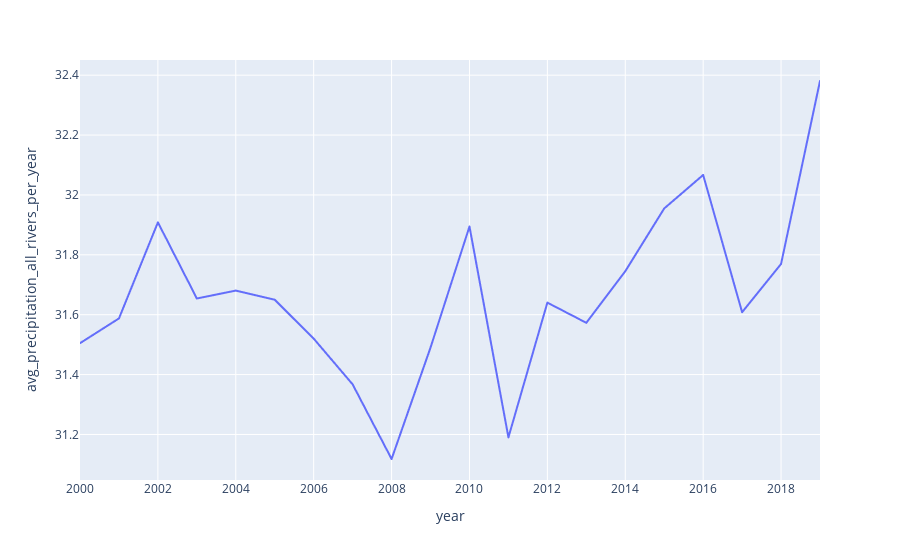

The notebook cell this image was saved under:
### Code cell
# using plotly since 2000
fig = px.line(ts_df_2000, x="year", y="avg_precipitation_all_rivers_per_year")   
fig.show()

### Figure 1 — Plotly figure (JSON) as saved in the notebook; plotly's stock layout.template omitted (floating-point values rounded to 4 significant figures; data arrays with more than 128 entries replaced by an {"elided": "..."} marker saying what was removed)
{"data": [{"hovertemplate": "year=%{x}<br>avg_precipitation_all_rivers_per_year=%{y}<extra></extra>", "legendgroup": "", "line": {"color": "#636efa", "dash": "solid"}, "marker": {"symbol": "circle"}, "mode": "lines", "name": "", "showlegend": false, "type": "scattergl", "x": {"elided": "2400 int values"}, "xaxis": "x", "y": {"elided": "2400 float values"}, "yaxis": "y"}], "layout": {"legend": {"tracegroupgap": 0}, "margin": {"t": 60}, "xaxis": {"anchor": "y", "domain": [0, 1], "title": {"text": "year"}}, "yaxis": {"anchor": "x", "domain": [0, 1], "title": {"text": "avg_precipitation_all_rivers_per_year"}}}}
